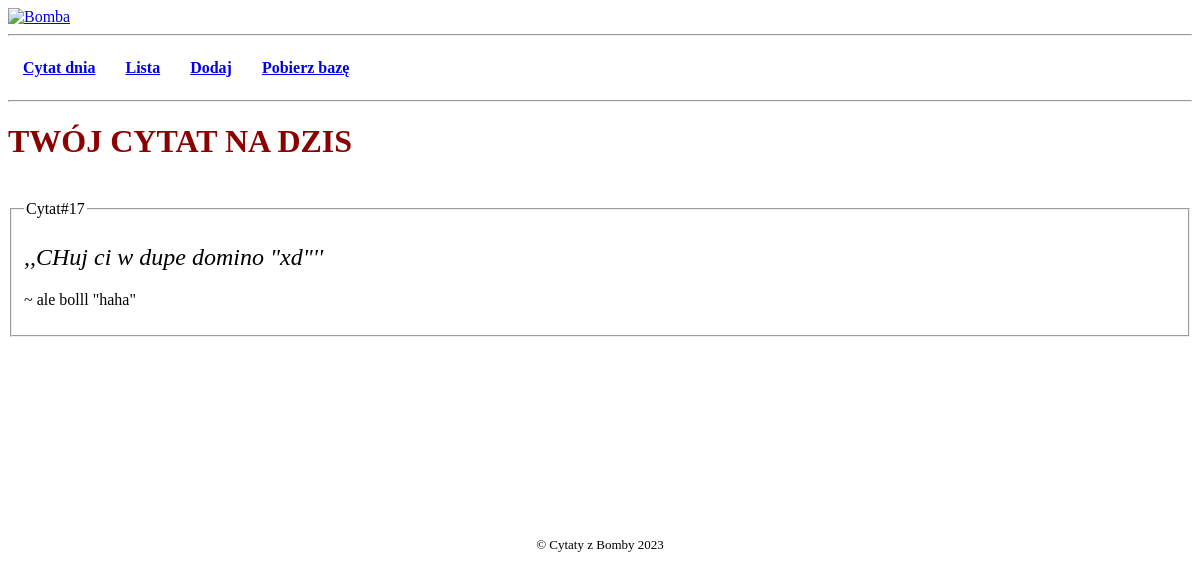
The page / on the database its author committed.
### tables this page shows
CREATE TABLE 'cytaty' ('id' INTEGER PRIMARY KEY AUTOINCREMENT NOT NULL, 'cytat' TEXT, 'autor' TEXT);

### src/class/App.php (called while the page is built, shortened)
<?php
class App
{
    private $dbquery;
    private $FETCH_ID_ARRAY;
    public function __construct()
    {
        $this->dbquery = new DataBaseQuery();
        $this->FETCH_ID_ARRAY = $this->dbquery->IdFetchArray();
    }
    public function PageHome(){
        HtmlTemplate::PrimaryHeader("TWÓJ CYTAT NA DZIS");
        $random = DataController::randomNumerFromArray($this->FETCH_ID_ARRAY);
        Views::DisplayCytat(
            $this->dbquery->SelectCytatById($random)
        );
    }
}
?>

### index.php (called while the page is built, shortened)
<?php
$Page = new PageController();
$Page->include_html("__head");
$Page->include_html("__nav");
$Page->Start();
?>

### src/class/Views.php (called while the page is built, shortened)
<?php
class Views
{
    public static  function DisplayCytat($result)
    {
        $row = $result->fetchArray();
        HtmlTemplate::Cytat($row);
    }
}

### src/class/Database.php (called while the page is built, shortened)
<?php
class Database
{
    private $db;
    public function connect() {
        $this->db = new \SQLite3(DATABASE);
    }
    public function query($sql) {
        $result = $this->db->query($sql);
        return $result;
    }
}

### src/class/DatabaseQuery.php (called while the page is built, shortened)
<?php
class DatabaseQuery
{
    private $db;
    public function __construct()
    {
        $this->db = new Database();
    }
    public function SelectCytatById($id): object
    {
        $sql = <<<SQL
        SELECT * FROM "cytaty" WHERE id="$id"
        SQL;
        return  $this->db->query($sql);
    }
}

### src/class/HtmlTemplate.php (the view, shortened to what this page needs)
<?php
class HtmlTemplate
{
    public static function PrimaryHeader($desc)
    {
        echo <<<HTML
        <h1>$desc</h1>
        HTML;
    }
    public static function Cytat($row)
    {
        echo <<<HTML
        <div class="cytat_bomba" id="{$row['id']}">
            <fieldset>
                <legend>Cytat#{$row["id"]}</legend>
                <h2>,,{$row["cytat"]}''</h2>
                <p>~ {$row["autor"]}</p>
            </fieldset>
        </div>
        HTML;
    }
}

### rows shown on the page
cytaty: id "17", cytat "CHuj ci w dupe domino \"xd\"", autor "ale bolll \"haha\""

### other values the page prints
$desc "TWÓJ CYTAT NA DZIS"
